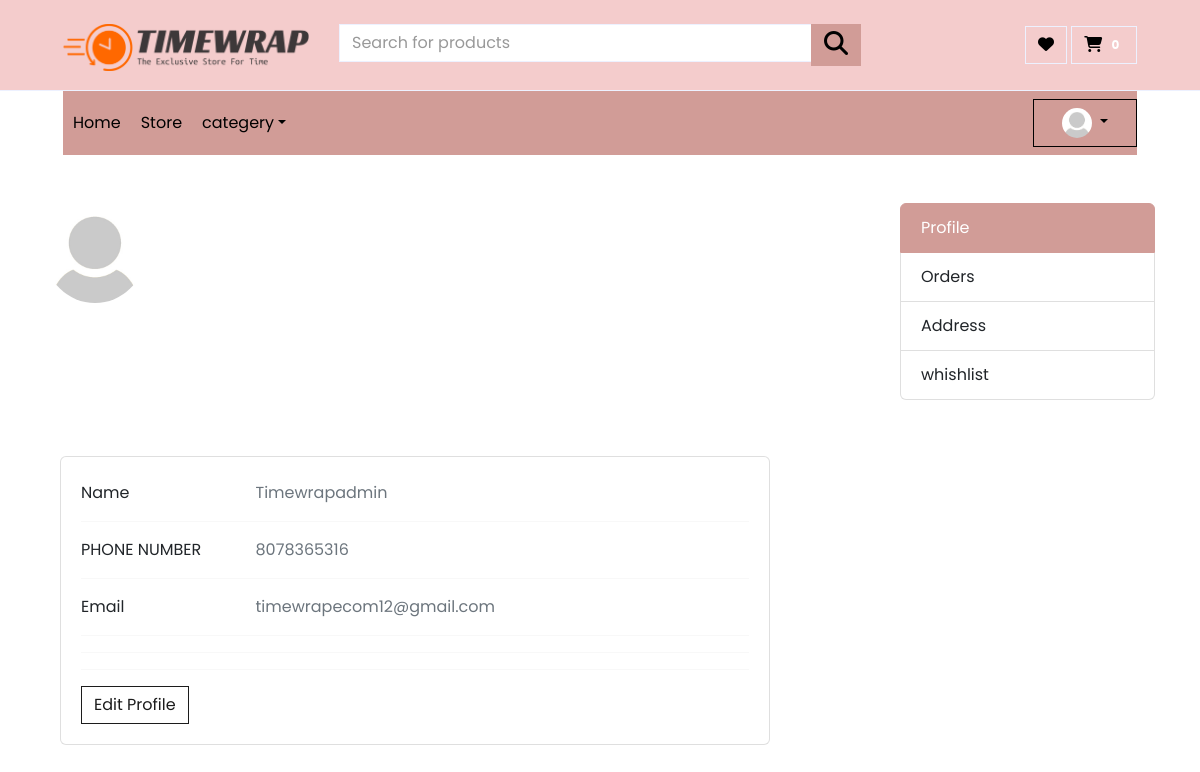
The app's page /user/profile/ (signed in) with its own data.
### user/models.py (models this page shows, shortened)
class Account(AbstractBaseUser):
    first_name=models.CharField(max_length=50)
    last_name=models.CharField(max_length=50)
    username=models.CharField(max_length=50,unique=True)
    email=models.EmailField(max_length=100,unique=True)
    phone_number=models.CharField(max_length=50)
    pic=models.ImageField(upload_to="pro_pic/",null=True,blank=True,default="static/img/userprofile.jpg" )
    date_joined=models.DateTimeField(auto_now_add=True)
    last_login=models.DateTimeField(auto_now_add=True)
    is_admin=models.BooleanField(default=False)
    is_staff=models.BooleanField(default=False)
    is_active=models.BooleanField(default=False)
    is_superadmin=models.BooleanField(default=False)
    USERNAME_FIELD='email'
    REQUIRED_FIELDS=['username','first_name','last_name','phone_number']
    objects=MyAccountManger()

### user/views.py (the view)
# urls.py: path('profile/',views.profile,name="profile"),
@login_required(login_url='login')
def profile(request):
    return render(request,"user_side/user_dashboard/profile.html")

### admin_home/context_processor.py (called while the page is built)
def revenue(request):
    reveneue=0
    tax=0
    total_revenue=0
    order=Order.objects.all()
    for order in order:
        tax +=order.payment.tax
    item=OrderItem.objects.all()
    for item in item:
        if item.order_status=='Delivered':
            total_revenue += item.item_total
    reveneue=total_revenue +tax
    return dict(total_revenue=reveneue)

def counter(request):
    wishlist_count = 0
    cart_count = 0
    if request.user.is_authenticated:
        try:
            wishlist = Wishlist.objects.get(user=request.user)
            wishlist_items = WishlistItem.objects.filter(wishlist=wishlist)
            for item in wishlist_items:
                wishlist_count += 1
        except Wishlist.DoesNotExist:
            pass
        try:
            cart = Cart.objects.get(user=request.user, is_paid=False)
            cart_items = CartItem.objects.filter(cart=cart)
            for item in cart_items:
                cart_count += 1
        except Cart.DoesNotExist:
            pass
    return dict(wishlist_count=wishlist_count,cart_count=cart_count)

### home/views.py (called while the page is built)
def category(request):
    all_cat=Category.objects.all()
    return{'all_cat':all_cat}

### product/models.py (called while the page is built)
    def get_url(self):
       return reverse("product_by_category", args=[self.slug])

### product/views.py (called while the page is built)
def material(request):
     all_mat=Material.objects.all()
     return{'all_mat':all_mat}

def color(request):
     all_colr=Color.objects.all()
     return{'all_colr':all_colr}

def brand(request):
     all_band=Brand.objects.all()
     return{'all_band':all_band}

### user/templates/user_side/user_dashboard/profile.html (shortened to what this page needs)
{% extends "index.html" %}
{% load static %}
{% block content %}
<div class="container">
    <div class="row">
        <div class="col-md-9">
            {% if user.is_authenticated %}
            <img src="{{user.pic.url}}" alt="" class="rounded-circle" width="100" height="100">
            {% else %}
            <img src="" alt="" class="rounded-circle" width="100" height="100">
            {% endif %}
        </div>
        <div class="col-md-3">
            <div class="list-group">
                <a href="{% url 'profile' %}" class="list-group-item active">Profile</a>
                <a href="{% url 'order_list' %}" class="list-group-item">Orders</a>
                <a href="{% url 'address_view' %}" class="list-group-item">Address</a>
                <a href="{% url 'wishlist' %}" class="list-group-item">whishlist</a>
            </div>
        </div>
        <div class="col-md-12">
            <div class="row">
                <div class="col">
                    <nav aria-label="breadcrumb" class="rounded-3 p-3 mb-4"></nav>
                </div>
            </div>
            <div class="col-lg-8">
                <div class="card mb-4">
                    <div class="card-body">
                        <div class="row mt-1">
                            <div class="col-sm-3">
                                <p class="mb-0">Name</p>
                            </div>
                            <div class="col-sm-9">
                                <p class="text-muted mb-0">{{user.username}}</p>
                            </div>
                        </div>
                        <hr/>
                        <div class="row mt-1">
                            <div class="col-sm-3">
                                <p class="mb-0">PHONE NUMBER</p>
                            </div>
                            <div class="col-sm-9">
                                <p class="text-muted mb-0">{{user.phone_number}}</p>
                            </div>
                        </div>
                        <hr />
                        <div class="row">
                            <div class="col-sm-3">
                                <p class="mb-0">Email</p>
                            </div>
                            <div class="col-sm-9">
                                <p class="text-muted mb-0">{{user.email}}</p>
                            </div>
                        </div>
                        <hr />
                        <hr />
                        <hr />
                        <div class="row mb-0">
                            <div class="col-sm-12">
                                <a href="{% url 'edit_profile' user.id %}"  class="btn btn-outline-dark ">Edit Profile</a>
                            </div>
                        </div>
                    </div>
                </div>
            </div>
        </div>
    </div>
</div>
{% endblock content %}

### user/templates/index.html (shortened to what this page needs)
{% load static %}
<!DOCTYPE html>
<html lang="en">
<head>
    <link href="https://cdnjs.cloudflare.com/ajax/libs/font-awesome/5.10.0/css/all.min.css" rel="stylesheet" />
    <link href=" https://cdnjs.cloudflare.com/ajax/libs/font-awesome/6.3.0/css/all.min.css " rel="stylesheet" />
    <link href=" {% static 'lib/owlcarousel/assets/owl.carousel.min.css' %}"  rel="stylesheet"/>
    <link rel="stylesheet" href="https://cdn.jsdelivr.net/npm/bootstrap@5.3.0-alpha1/dist/css/bootstrap.min.css">
    <link href="{% static 'css/style.css' %}" rel="stylesheet" />
    <link rel="stylesheet"href="{% static 'css/login.css'%}">
    <link rel="stylesheet" href="{% static 'css/signup.css'%}">
    <link rel="stylesheet" type="text/css" href="{% static '/css/style.css' %}">
</head>
<body>
    <div class="container-fluid">
        <div class="row align-items-center py-3 px-xl-5" style="background-color: rgb(244, 204, 204)">
            <div class="col-lg-3 d-none d-lg-block">
                <a href="{% url 'home' %}" class="text-decoration-none">
                    <h1 class="m-0 display-5 font-weight-semi-bold">
                        <img src="/static/img/timewraplogi.png" class="img-fluid" />
                    </h1>
                </a>
            </div>
            <div class="col-lg-6 col-6 text-left">
                <form action="{% url 'search' %}" method='GET'>
                    <div class="input-group">
                        <input type="text" class="form-control" placeholder="Search for products" name="keyword" />
                        <div class="input-group-append">
                            <button class="btn btn-primary" type="submit">
                                <i style="font-size: 24px" class="fa text-black">&#xf002;</i>
                            </button>
                        </div>
                    </div>
                </form>
            </div>
            <div class="col-lg-3 col-6 text-right">
                <a href="{% url 'wishlist' %}" class="btn border">
                    <i class="fas fa-heart text-black"></i>
                </a>
                <a href="{% url 'cart'  %}" class="btn border">
                    <i class="fas fa-shopping-cart text-black"></i>
                    <span class="badge">{{cart_count}}</span>
                </a>
            </div>
        </div>
    </div>
    <div class="container-fluid mb-5">
        <div class="row border-top px-xl-5">
            <div class="col-lg-12">
                <nav class="navbar navbar-expand-lg bg navbar-light py-3 py-lg-0 px-0"
                    style="background-color: #d19c97">
                    <div class="collapse navbar-collapse" id="navbarCollapse">
                        <div class="navbar-nav mr-auto py-0" style="background-color: #d19c97">
                            <a href="{% url 'home' %}" class="nav-item nav-link active" style="color: black">Home</a>
                            <a href="{% url 'store' %}" class="nav-item nav-link active" style="color: black">Store</a>
                            <div class="nav-item dropdown">
                                <a href="" class="nav-link dropdown-toggle" data-toggle="dropdown"
                                    style="color: black">categery</a>
                            </div>
                        </div>
                    </div>
                    <div class="nav-item dropdown ml-auto py-0 btn border-black" style="font-size; color:black">
                        {% if user.is_authenticated %}
                        <a href="#" class="nav-link dropdown-toggle" data-toggle="dropdown"><img src="{{user.pic.url}}" alt="" class="rounded-circle" width:"30vw" height="30vh">
                        </a>
                        {% else %}
                        <a href="#" class="nav-link dropdown-toggle" data-toggle="dropdown"><i style='font-size:24px' class='fas'>&#xf406;</i>
                        </a>
                        {% endif %}
                    </div>
                </nav>
            </div>
        </div>
    </div>
    {% block content %}
    {% endblock content %}
</body>
</html>

### records on screen
Account: pic (picture), username "Timewrapadmin", phone_number "8078365316", email "timewrapecom12@gmail.com"

### other values on screen
{{ cart_count }} "0"
